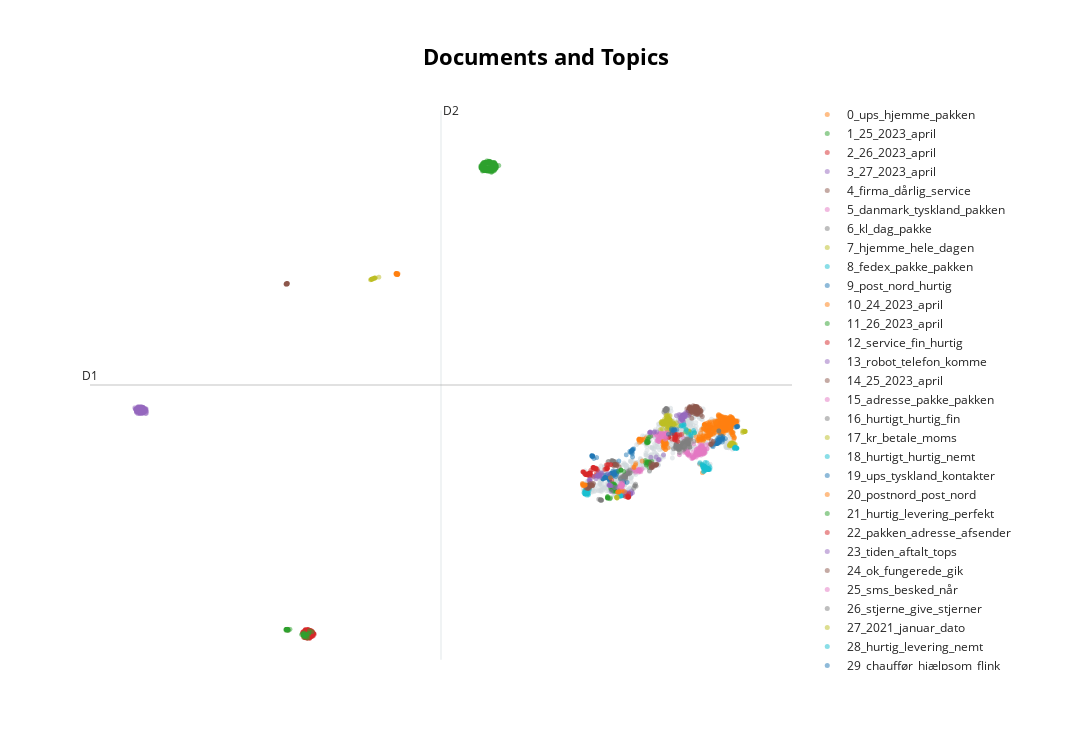

Notebook code cell kept with this figure:
### Code cell
topic_model.visualize_documents(docs, embeddings=embeddings, hide_annotations=True)
